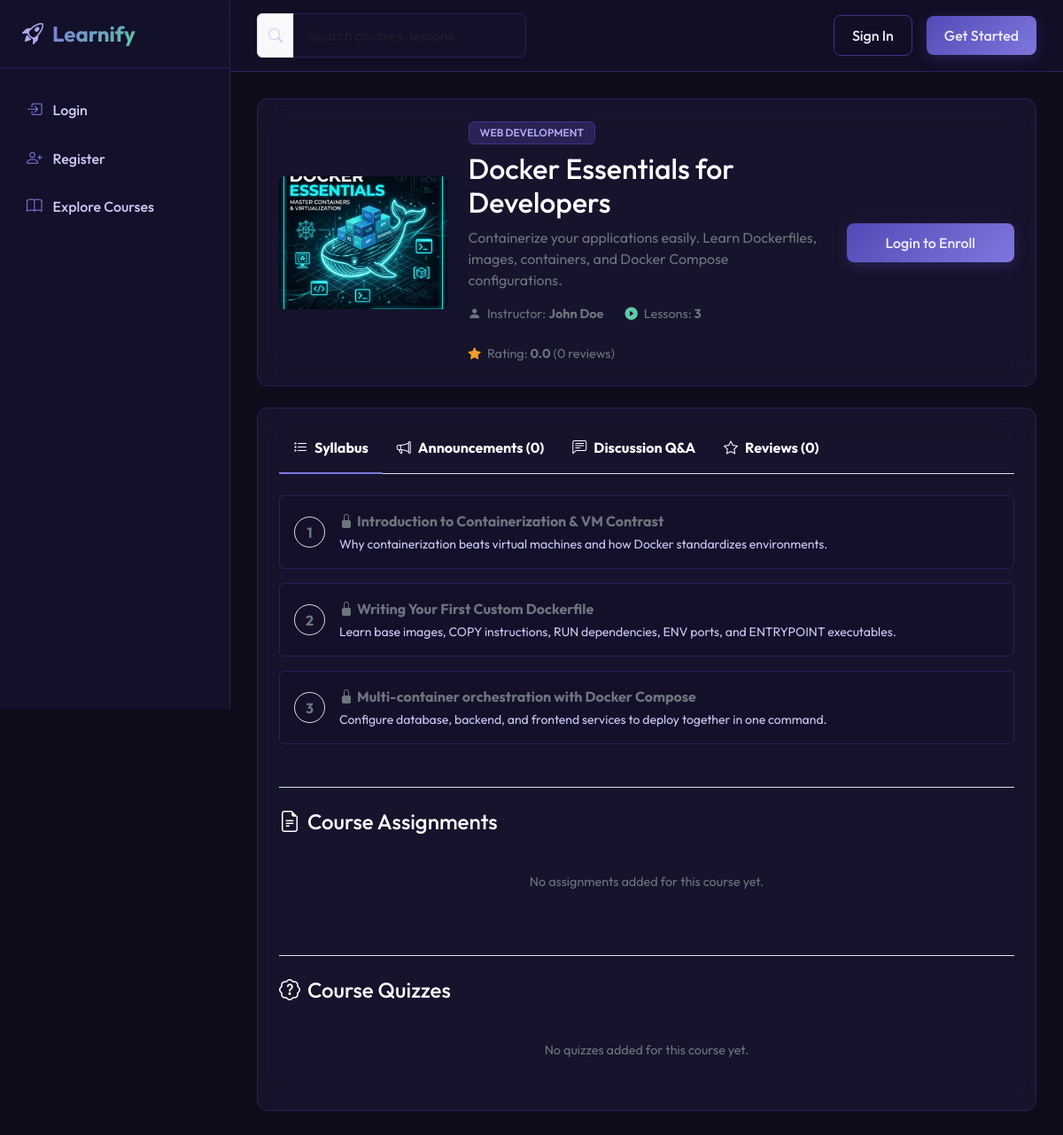
Page /courses/docker-essentials-for-developers/ on the earlier database version.
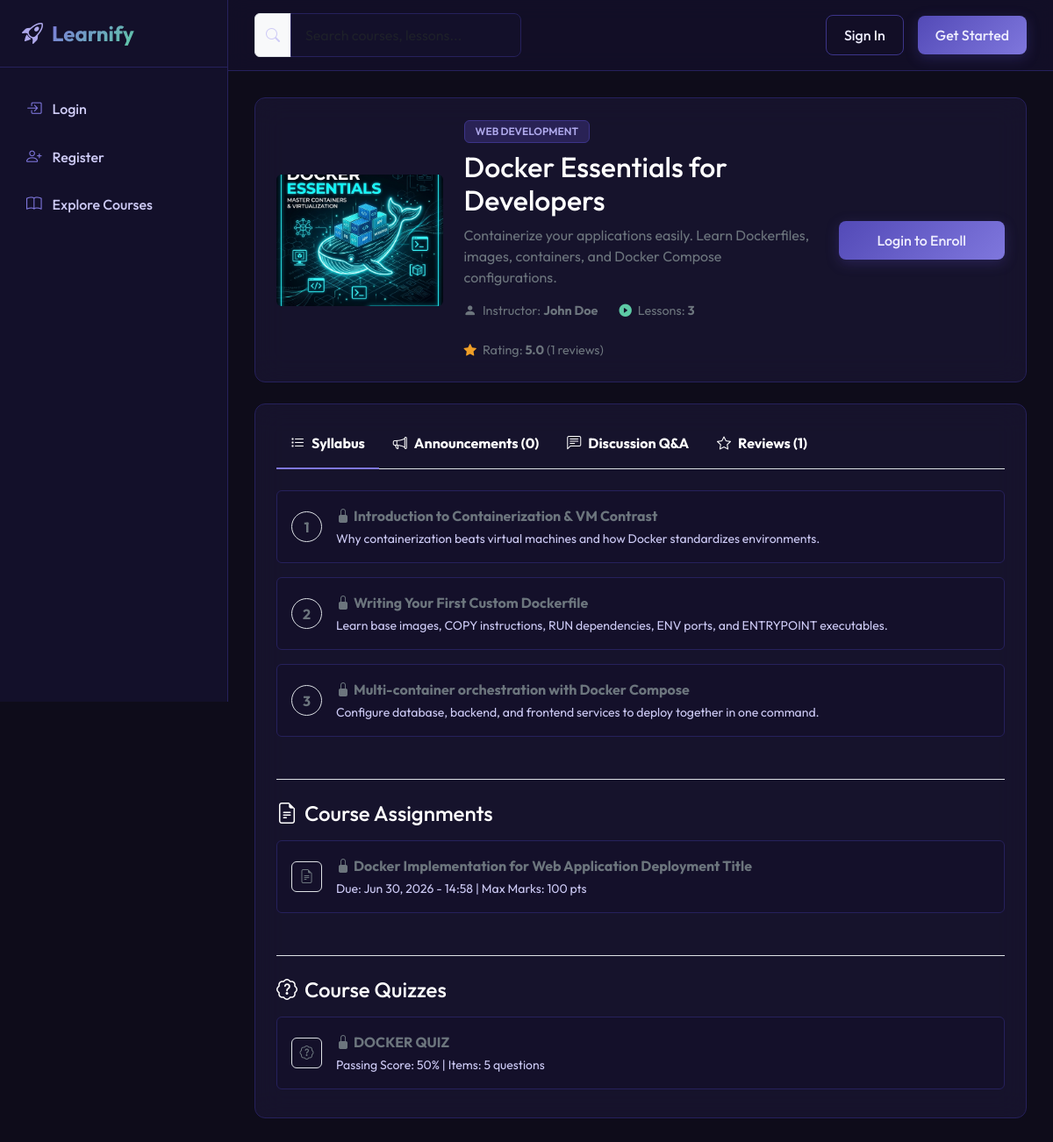
Same page on the later database version.
### apps/courses/models.py (models this page shows, shortened)
class Course(models.Model):
    title = models.CharField(max_length=200)
    slug = models.SlugField(max_length=250, unique=True, blank=True)
    description = models.TextField()
    category = models.ForeignKey(CourseCategory, on_delete=models.SET_NULL, null=True, blank=True, related_name='courses')
    thumbnail = models.ImageField(upload_to='courses/thumbnails/', blank=True, null=True)
    instructor = models.ForeignKey('accounts.Instructor', on_delete=models.CASCADE, related_name='courses')
    created_at = models.DateTimeField(auto_now_add=True)
    updated_at = models.DateTimeField(auto_now=True)
    is_published = models.BooleanField(default=False)
    @property
    def average_rating(self):
        reviews = self.reviews.all()
        if reviews:
            return round(sum(r.rating for r in reviews) / len(reviews), 1)
        return 0.0

class Lesson(models.Model):
    course = models.ForeignKey(Course, on_delete=models.CASCADE, related_name='lessons')
    title = models.CharField(max_length=200)
    description = models.TextField()
    video_file = models.FileField(upload_to='lessons/videos/', blank=True, null=True)
    video_url = models.URLField(blank=True, null=True, help_text="Embed link (e.g. Youtube/Vimeo)")
    pdf_notes = models.FileField(upload_to='lessons/notes/', blank=True, null=True)
    order = models.PositiveIntegerField(default=0)
    class Meta:
        ordering = ['order', 'id']

class CourseCategory(models.Model):
    name = models.CharField(max_length=100, unique=True)
    slug = models.SlugField(max_length=120, unique=True, blank=True)
    description = models.TextField(blank=True)
    icon = models.CharField(max_length=50, default='bi-book', help_text='Bootstrap icons class name like bi-code-slash')
    class Meta:
        verbose_name_plural = "Course Categories"

class CourseReview(models.Model):
    course = models.ForeignKey(Course, on_delete=models.CASCADE, related_name='reviews')
    student = models.ForeignKey('accounts.Student', on_delete=models.CASCADE, related_name='reviews')
    rating = models.PositiveIntegerField(choices=[(i, f'{i} Stars') for i in range(1, 6)])
    comment = models.TextField()
    created_at = models.DateTimeField(auto_now_add=True)
    class Meta:
        unique_together = ('course', 'student')
        ordering = ['-created_at']

### apps/accounts/models.py (models this page shows, shortened)
class Instructor(models.Model):
    user = models.OneToOneField(User, on_delete=models.CASCADE, related_name='instructor_profile')
    specialization = models.CharField(max_length=100, blank=True, null=True)
    phone = models.CharField(max_length=15, blank=True, null=True)
    is_approved = models.BooleanField(default=False)

class User(AbstractUser):
    ROLE_CHOICES = (
        ('student', 'Student'),
        ('instructor', 'Instructor'),
        ('admin', 'Admin'),
    )
    role = models.CharField(max_length=15, choices=ROLE_CHOICES, default='student')
    profile_picture = models.ImageField(upload_to='profile_pictures/', blank=True, null=True)
    bio = models.TextField(blank=True, null=True)

### apps/assignments/models.py (models this page shows, shortened)
class Assignment(models.Model):
    course = models.ForeignKey('courses.Course', on_delete=models.CASCADE, related_name='assignments')
    title = models.CharField(max_length=200)
    description = models.TextField()
    due_date = models.DateTimeField()
    max_marks = models.PositiveIntegerField(default=100)
    attachment = models.FileField(upload_to='assignments/files/', blank=True, null=True)
    created_at = models.DateTimeField(auto_now_add=True)

### apps/quizzes/models.py (models this page shows, shortened)
class Quiz(models.Model):
    course = models.ForeignKey('courses.Course', on_delete=models.CASCADE, related_name='quizzes')
    title = models.CharField(max_length=200)
    description = models.TextField(blank=True)
    pass_percentage = models.PositiveIntegerField(default=50, help_text="Percentage needed to pass the quiz (e.g. 50)")
    created_at = models.DateTimeField(auto_now_add=True)
    class Meta:
        verbose_name_plural = "Quizzes"

### apps/courses/views.py (the view, shortened to what this page needs)
# urls.py: path('<slug:slug>/', views.CourseDetailView.as_view(), name='course_detail'),
class CourseDetailView(DetailView):
    model = Course
    template_name = 'courses/course_detail.html'
    context_object_name = 'course'
    def get_context_data(self, **kwargs):
        context = super().get_context_data(**kwargs)
        course = self.get_object()
        user = self.request.user
        is_enrolled = False
        enrollment = None
        user_review = None
        context['is_enrolled'] = is_enrolled
        context['enrollment'] = enrollment
        context['lessons'] = course.lessons.all()
        context['threads'] = course.discussion_threads.all().select_related('user')
        context['reviews'] = course.reviews.all().select_related('student__user')
        context['assignments'] = course.assignments.all()
        context['quizzes'] = course.quizzes.all()
        submissions_dict = {}
        results_dict = {}
        context['submissions_dict'] = submissions_dict
        context['results_dict'] = results_dict
        context['thread_form'] = DiscussionThreadForm()
        if is_enrolled and user.role == 'student' and not user_review:
            context['review_form'] = CourseReviewForm()
        else:
            context['review_form'] = None
        context['user_review'] = user_review
        context['announcements'] = course.announcements.all().order_by('-created_at')
        context['announcement_form'] = AnnouncementForm()
        return context

### templates/courses/course_detail.html (shortened to what the changed rows need)
{% extends 'base.html' %}
{% load static courses_extras %}
{% block content %}
<div class="container-fluid px-0">
    <div class="card glass-card p-4 mb-4">
        <div class="row align-items-center g-4">
            <div class="col-md-3">
                <div class="rounded overflow-hidden bg-sidebar" style="height: 150px;">
                    {% if course.thumbnail %}
                        <img src="{{ course.thumbnail.url }}" alt="{{ course.title }}" style="width: 100%; height: 100%; object-fit: cover;">
                    {% else %}
                        <div class="w-100 h-100 d-flex align-items-center justify-content-center text-muted">
                            <i class="bi bi-journal-bookmark fs-1 text-purple-accent"></i>
                        </div>
                    {% endif %}
                </div>
            </div>
            <div class="col-md-6">
                <span class="badge badge-custom badge-purple text-uppercase mb-2">{{ course.category.name }}</span>
                <h2 class="text-white mb-2">{{ course.title }}</h2>
                <p class="text-secondary mb-3">{{ course.description }}</p>
                <div class="d-flex flex-wrap gap-4 text-secondary" style="font-size: 0.9rem;">
                    <div>
                        <span>Instructor: <strong>{{ course.instructor.user.get_full_name|default:course.instructor.user.username }}</strong></span>
                    </div>
                    <div>
                        <span>Lessons: <strong>{{ lessons.count }}</strong></span>
                    </div>
                    <div>
                        <i class="bi bi-star-fill text-amber me-1"></i>
                        <span>Rating: <strong>{{ course.average_rating }}</strong> ({{ reviews.count }} reviews)</span>
                    </div>
                </div>
            </div>
        </div>
    </div>
    <div class="row">
        <div class="col-12">
            <div class="card glass-card p-4">
                <ul class="nav nav-tabs border-default mb-4" id="courseTab" role="tablist">
                    <li class="nav-item" role="presentation">
                        <button class="nav-link text-white border-0 bg-transparent fw-bold pb-3" id="reviews-tab" data-bs-toggle="tab" data-bs-target="#reviews" type="button" role="tab" aria-controls="reviews" aria-selected="false">
                            <i class="bi bi-star me-2"></i>Reviews ({{ reviews.count }})
                        </button>
                    </li>
                </ul>
                <div class="tab-content" id="courseTabContent">
                    <div class="tab-pane fade show active" id="syllabus" role="tabpanel" aria-labelledby="syllabus-tab">
                        {% if lessons %}
                            <div class="list-group d-flex flex-column gap-3">
                                {% for lesson in lessons %}
                                    <div class="list-group-item bg-sidebar border-default rounded p-3 d-flex align-items-center justify-content-between">
                                        <div class="d-flex align-items-center gap-3">
                                            <div class="rounded-circle bg-page border border-default d-flex align-items-center justify-content-center fw-bold text-secondary" style="width: 35px; height: 35px;">
                                                {{ forloop.counter }}
                                            </div>
                                            <div>
                                                {% if is_enrolled %}
                                                    <a href="{% url 'courses:lesson_view' course.slug lesson.id %}" class="fw-bold text-white fs-6 link-hover">
                                                        {{ lesson.title }}
                                                    </a>
                                                {% else %}
                                                    <span class="fw-bold text-secondary fs-6">
                                                        <i class="bi bi-lock-fill me-1"></i>{{ lesson.title }}
                                                    </span>
                                                {% endif %}
                                                <small class="d-block text-muted mt-1">{{ lesson.description|truncatewords:12 }}</small>
                                            </div>
                                        </div>
                                    </div>
                                {% endfor %}
                            </div>
                        {% else %}
                            <div class="text-center py-5 text-secondary mb-4">
                                <i class="bi bi-journal-text fs-1 d-block mb-2 text-muted"></i>
                                <span>No lessons have been uploaded to this course yet.</span>
                            </div>
                        {% endif %}
                        <div class="mt-5 mb-4 pt-4 border-top border-default">
                            {% if assignments %}
                                <div class="list-group d-flex flex-column gap-3">
                                    {% for assignment in assignments %}
                                        <div class="list-group-item bg-sidebar border-default rounded p-3 d-flex align-items-center justify-content-between">
                                            <div class="d-flex align-items-center gap-3">
                                                <div class="rounded bg-page border border-default d-flex align-items-center justify-content-center text-secondary" style="width: 35px; height: 35px;">
                                                    <i class="bi bi-file-earmark-text text-purple-accent"></i>
                                                </div>
                                                <div>
                                                    {% if is_enrolled and user.role == 'student' %}
                                                        <a href="{% url 'assignments:submit_assignment' assignment.id %}" class="fw-bold text-white fs-6 link-hover">
                                                            {{ assignment.title }}
                                                        </a>
                                                    {% elif is_enrolled %}
                                                        <span class="fw-bold text-white fs-6">
                                                            {{ assignment.title }}
                                                        </span>
                                                    {% else %}
                                                        <span class="fw-bold text-secondary fs-6">
                                                            <i class="bi bi-lock-fill me-1"></i>{{ assignment.title }}
                                                        </span>
                                                    {% endif %}
                                                    <small class="d-block text-muted mt-1">Due: {{ assignment.due_date|date:"M d, Y - H:i" }} | Max Marks: {{ assignment.max_marks }} pts</small>
                                                </div>
                                            </div>
                                        </div>
                                    {% endfor %}
                                </div>
                            {% else %}
                                <div class="text-center py-4 text-secondary bg-sidebar rounded border-default">
                                    <span style="font-size: 0.9rem;">No assignments added for this course yet.</span>
                                </div>
                            {% endif %}
                        </div>
                        <div class="mt-5 mb-2 pt-4 border-top border-default">
                            {% if quizzes %}
                                <div class="list-group d-flex flex-column gap-3">
                                    {% for quiz in quizzes %}
                                        <div class="list-group-item bg-sidebar border-default rounded p-3 d-flex align-items-center justify-content-between">
                                            <div class="d-flex align-items-center gap-3">
                                                <div class="rounded bg-page border border-default d-flex align-items-center justify-content-center text-secondary" style="width: 35px; height: 35px;">
                                                    <i class="bi bi-patch-question text-purple-accent"></i>
                                                </div>
                                                <div>
                                                    {% if is_enrolled and user.role == 'student' %}
                                                        <a href="{% url 'quizzes:take_quiz' course.slug quiz.id %}" class="fw-bold text-white fs-6 link-hover">
                                                            {{ quiz.title }}
                                                        </a>
                                                    {% elif is_enrolled %}
                                                        <span class="fw-bold text-white fs-6">
                                                            {{ quiz.title }}
                                                        </span>
                                                    {% else %}
                                                        <span class="fw-bold text-secondary fs-6">
                                                            <i class="bi bi-lock-fill me-1"></i>{{ quiz.title }}
                                                        </span>
                                                    {% endif %}
                                                    <small class="d-block text-muted mt-1">Passing Score: {{ quiz.pass_percentage }}% | Items: {{ quiz.questions.count }} questions</small>
                                                </div>
                                            </div>
                                        </div>
                                    {% endfor %}
                                </div>
                            {% else %}
                                <div class="text-center py-4 text-secondary bg-sidebar rounded border-default">
                                    <span style="font-size: 0.9rem;">No quizzes added for this course yet.</span>
                                </div>
                            {% endif %}
                        </div>
                    </div>
                </div>
            </div>
        </div>
    </div>
</div>
{% endblock %}

Differences in the rows shown:
changed Course "Docker Essentials for Developers": average_rating "0.0" → "5.0"
added Assignment: title "Docker Implementation for Web Application Deployment Title", due_date "Jun 30, 2026 - 14:58", max_marks "100"
added Quiz: title "DOCKER QUIZ", pass_percentage "50", questions.count "5"
Other differences:
{{ reviews.count }}: "0" → "1"
text no longer shown: "No assignments added for this course yet. No quizzes added for this course yet."
